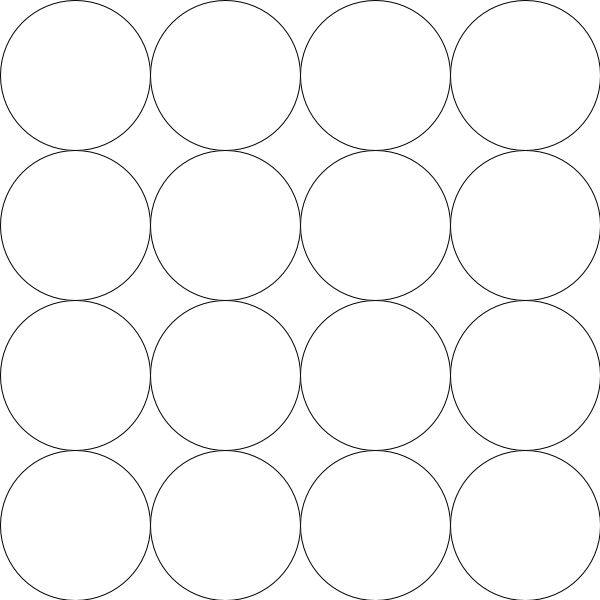
Frame 1 (no input)
Frame 60 (the mouse pressed at the canvas centre just before this capture): identical to frame 1, image omitted
Frame 120 (the mouse held since frame 60 and released just before this capture): identical to frame 1, image omitted

The Processing sketch that drew this single still picture (run headless with seeded random() and noise(); from frame 60 on, the mouse is pressed at the canvas centre):

// Processing sketch: concentration1
// ── concentration1.pde
void setup() {
  size(600,600);
}

void draw() {
  background(255);
  for (int i=0; i<16; i++) {
    ellipse(i%4*150+75,i/4*150+75,150,150);
  }
}
